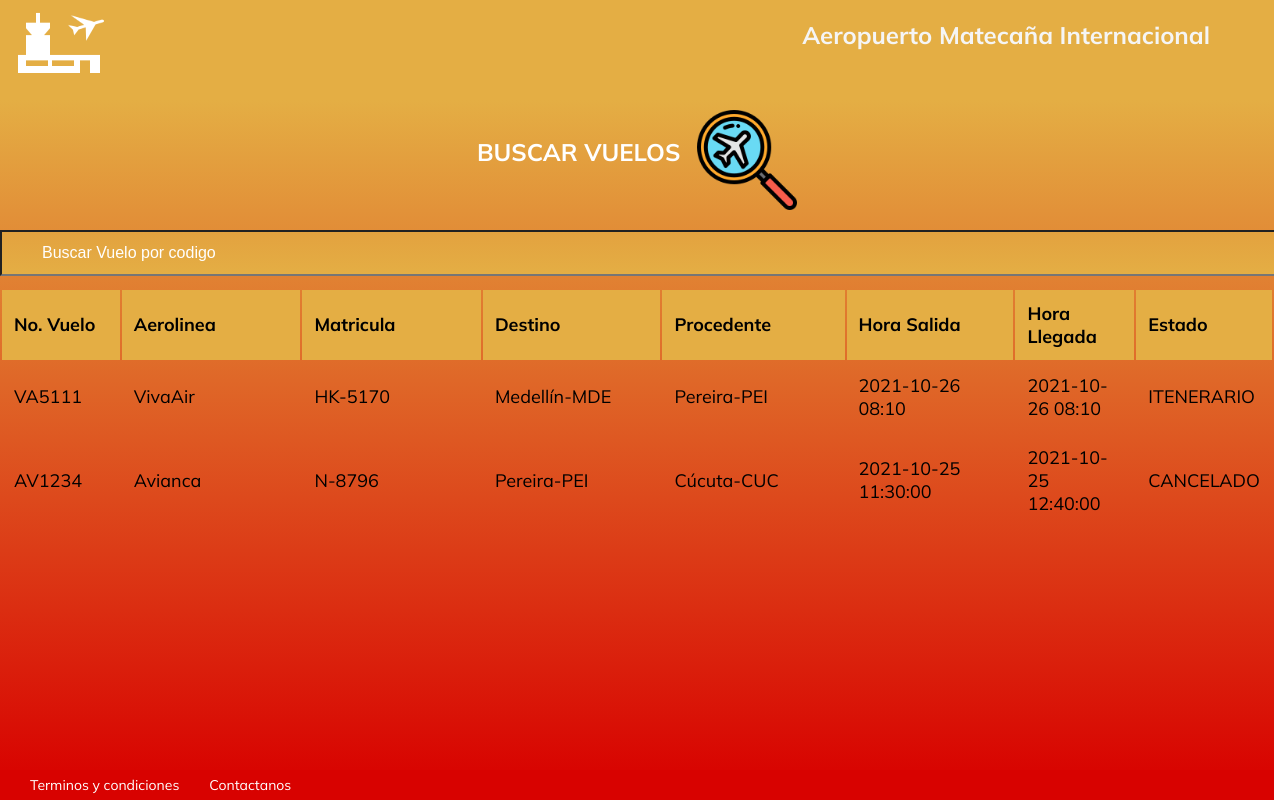
Page /vervuelos/ (signed in) on the earlier database version.
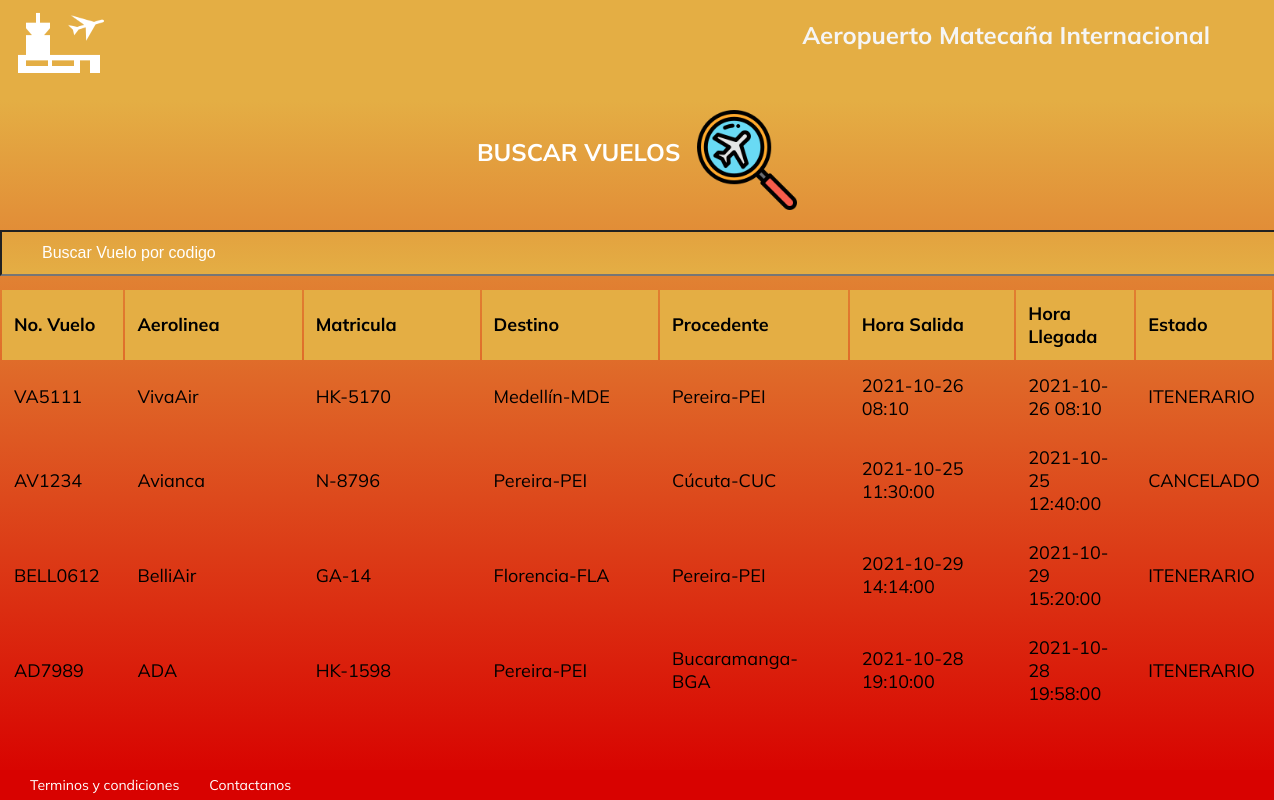
Same page on the later database version.
### tables this page shows
CREATE TABLE vuelos (codigo VARCHAR (100) NOT NULL PRIMARY KEY, aerolinea VARCHAR (100) NOT NULL, matricula VARCHAR (100) NOT NULL, destino VARCHAR (100) NOT NULL, origen VARCHAR (100), horasalida DATETIME NOT NULL, horallegada DATETIME NOT NULL, estadovuelo VARCHAR (100) NOT NULL DEFAULT ITENERARIO, piloto VARCHAR (100) NOT NULL, capacidad INTEGER, pasajeros INTEGER);

### app.py (the view)
@server.route('/vervuelos/')
@server.route('/vervuelos/<string:usr>')
@server.route('/vervuelos/',methods=['GET', 'POST'])
def listarVuelos(usr=None):
    if session['perfil']==None or session['perfil']=='I':
        return render_template('error.html',mensaje='Acseso no permitido')
    else:
        try:
            sql = f"SELECT * FROM vuelos WHERE estadovuelo <> 'CERRADO'"
            dat = cargardatos(sql)
            if len(dat)==0:
                msg ='No hay usuarios registrados'
                print(msg)
            else:
                msg = 'Ok'
        except Exception:
            msg = 'ERROR: Por favor intente luego'
            print(Exception)
            traceback.print_exc()
        if msg == 'Ok':
            return render_template('verVuelos.html',vuelos=dat)
        else:
            return render_template('error.html',mensaje=msg)

### bd.py (called while the page is built)
def cargardatos(sql) ->list:
    try:
        with sqlite3.connect(URL_DB) as conec:
            cur = conec.cursor()
            res = cur.execute(sql).fetchall()
    except Exception:
        res = None
    return res

### templates/verVuelos.html (shortened to what this page needs)
<!DOCTYPE html>
<html lang="es">
<head>
    <link rel="stylesheet" href='{{ url_for("static", filename="css/style.css") }}'>
</head>
<body>
    <header class="header">
      <img class="header__img" src="../static/media/icons8-aeropuerto-100.png" alt="Logo" />
      <h2 class="header__title"><a href="/home/">Aeropuerto Matecaña Internacional</a> </h2>
    </header>
</body>
<section class="wkarea">
  <center><h2 style="color: white;" class="login__title">BUSCAR VUELOS <img class="header__img" align = 'center' src="../static/media/buscarvuelo.png" alt="Logo"></h2></center>
<input type="text" id="myInput" onkeyup="myFunction()" placeholder="Buscar Vuelo por codigo" title="Codigo de Vuelo">
<table id="myTable">
  <tr class="header1">
    <th style="width:10%;">No. Vuelo</th>
    <th style="width:16%;">Aerolinea</th>
    <th style="width:16%;">Matricula</th>
    <th style="width:16%;">Destino</th>
    <th style="width:16%;">Procedente</th>
    <th style="width:10%;">Hora Salida</th>
    <th style="width:10%;">Hora Llegada</th>
    <th style="width:20%;">Estado</th>
  </tr>
  {% for dat in vuelos %}
  <tr>
    <td style="width:5%;">{{dat[0]}}</td>
    <td style="width:15%;">{{dat[1]}}</td>
    <td style="width:15%;">{{dat[2]}}</td>
    <td style="width:10%;">{{dat[3]}}</td>
    <td style="width:10%;">{{dat[4]}}</td>
    <td style="width:15%;">{{dat[5]}}</td>
    <td style="width:10%;">{{dat[6]}}</td>
    <td style="width:10%;">{{dat[7]}}</td>
  </tr>
  {% endfor %}
</table>
    </section>
  <body>
    <footer class="footer">
      <a href="/terminos">Terminos y condiciones </a>
      <a href="/contactanos">Contactanos</a>
    </footer>
  </body>
</html>

### static/css/style.css (style rules this page uses)
body { margin: 0; padding: 0; font-family: 'Mulish', sans-serif; }
.header { width: 100%; height: 80px; background-color:#e4ae44; display: flex; justify-content: space-between; }
.header__img { width: 100px; margin-top: 10px; margin-left: 10px; }
.header__title { color: whitesmoke; padding-right: 2rem; font-family: 'Mulish', sans-serif; font-weight: bold; }
.header__title a { color: whitesmoke; padding-right: 2rem; font-family: 'Mulish', sans-serif; font-weight: bold; text-decoration: none; }
::placeholder { color:white }
.footer { display: flex; align-items: center; height: 100px; width: 100%; background-color: #d80200; }
.footer a { color: white; font-size: 14px; cursor: pointer; padding-left: 30px; text-decoration: none; }

### templates/verVuelos.html (style rules this page uses)
body { background: #e4ae44; }
.header { width : 100% !important; height : 10vh !important; }
.footer { width : 100% !important; height : 30px !important; position : fixed !important; bottom :0px ; left :0px; }
.wkarea { width : 100%; height : 85vh; background: linear-gradient(#e4ae44,#d80200); }
#myInput { background-image: url('../static/media/buscarvuelo.png'); background-position: 10px 10px; background-repeat: no-repeat; width: 100%; font-size: 16px; padding: 12px 20px 12px 40px; background: linear-gradient(rgba(227,162,63), rgba(228,174,68)); margin-bottom: 12px; }
#myTable { width: 100%; font-size: 18px; box-sizing: border-box; }
#myTable th, #myTable td { text-align: left; padding: 12px; }
#myTable tr.header1, #myTable tr:hover { background-color: #e4ae44; }
.login__title { background-color: linear-gradient(rgba(227,162,63), rgba(228,174,68)); }

Differences in the rows shown:
added vuelos: codigo "BELL0612", aerolinea "BelliAir", matricula "GA-14", destino "Florencia-FLA", origen "Pereira-PEI", horasalida "2021-10-29 14:14:00", horallegada "2021-10-29 15:20:00", estadovuelo "ITENERARIO"
added vuelos: codigo "AD7989", aerolinea "ADA", matricula "HK-1598", destino "Pereira-PEI", origen "Bucaramanga-BGA", horasalida "2021-10-28 19:10:00", horallegada "2021-10-28 19:58:00", estadovuelo "ITENERARIO"
